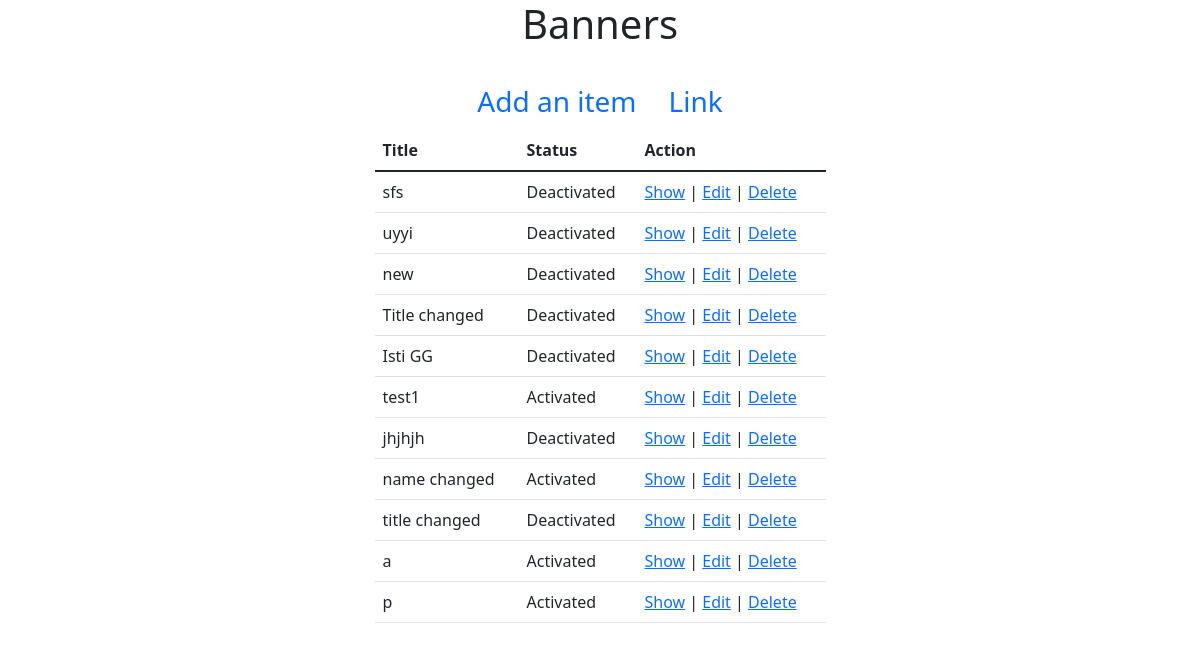
The app's page /admin/Banners/index.php with its own data.
### tables this page shows
CREATE TABLE `banner` (
  `id` int(11) NOT NULL,
  `title` varchar(255) NOT NULL,
  `link` varchar(255) NOT NULL,
  `promotional_message` varchar(255) NOT NULL,
  `html_banner` varchar(255) NOT NULL,
  `is_draft` tinyint(4) NOT NULL DEFAULT '0',
  `picture` varchar(255) DEFAULT NULL,
  `created_at` datetime NOT NULL DEFAULT CURRENT_TIMESTAMP,
  `modified_at` datetime NOT NULL DEFAULT CURRENT_TIMESTAMP,
  `is_active` tinyint(4) NOT NULL DEFAULT '0'
);

### src/Banner.php (called while the page is built, shortened)
<?php
class Banner{
    public $conn = null;
    public function __construct()
    {
        $this->conn = new PDO("mysql:host=localhost;dbname=ecommerce",
            'root', '');
        $this->conn->setAttribute(PDO::ATTR_ERRMODE,
            PDO::ERRMODE_EXCEPTION);
    }
    public function index(){
        $query = "SELECT * FROM `banner`";
        $stmt = $this->conn->prepare($query);
        $result = $stmt->execute();
        $banners = $stmt->fetchAll();
        return $banners;
    }
}
?>

### admin/Banners/index.php (the view, shortened to what this page needs)
<?php
$_banner = new Banner();
$banners = $_banner->index();
?>
<!doctype html>
<html lang="en">
<head>
    <link href="https://cdn.jsdelivr.net/npm/bootstrap@5.1.3/dist/css/bootstrap.min.css" rel="stylesheet">
</head>
<body>
<section>
    <div class="container">
        <div class="row justify-content-center">
            <div class="col-md-5">
                <h1 class="text-center mb-4">Banners</h1>
                <ul class="nav justify-content-center fs-3">
                    <li class="nav-item">
                        <a class="nav-link active" aria-current="page" href="create.php">
                            Add an item
                        </a>
                    </li>
                    <li class="nav-item">
                        <a class="nav-link" href="#">Link</a>
                    </li>
                </ul>
                <table class="table">
                    <thead>
                    <tr>
                        <th scope="col">Title</th>
                        <th scope="col">Status</th>
                        <th scope="col">Action</th>
                    </tr>
                    </thead>
                    <tbody>
                    <?php
                    if (count($banners) > 0):
                        foreach ($banners as $banner):
                            ?>
                            <tr>
                                <td><?= $banner['title']?></td>
                                <td><?= $banner['is_active'] ? 'Activated' : 'Deactivated'?></td>
                                <td><a href="show.php?id=<?=$banner['id'];?>">Show</a>
                                    |
                                    <a href="edit.php?id=<?=$banner['id'];?>">Edit</a>
                                    |
                                    <a href="delete.php?id=<?=$banner['id'];?>"
                                       onclick="return confirm('Are you sure you want to delete?')">
                                        Delete
                                    </a>
                                </td>
                            </tr>
                        <?php
                        endforeach;
                    endif;
                    ?>
                    </tbody>
                </table>
            </div>
        </div>
    </div>
</section>
</body>
</html>

### records on screen
banner: title "sfs", is_active "Deactivated"
banner: title "uyyi", is_active "Deactivated"
banner: title "new", is_active "Deactivated"
banner: title "Title changed", is_active "Deactivated"
banner: title "Isti GG", is_active "Deactivated"
banner: title "test1", is_active "Activated"
banner: title "jhjhjh", is_active "Deactivated"
banner: title "name changed", is_active "Activated"
banner: title "title changed", is_active "Deactivated"
banner: title "a", is_active "Activated"
banner: title "p", is_active "Activated"
